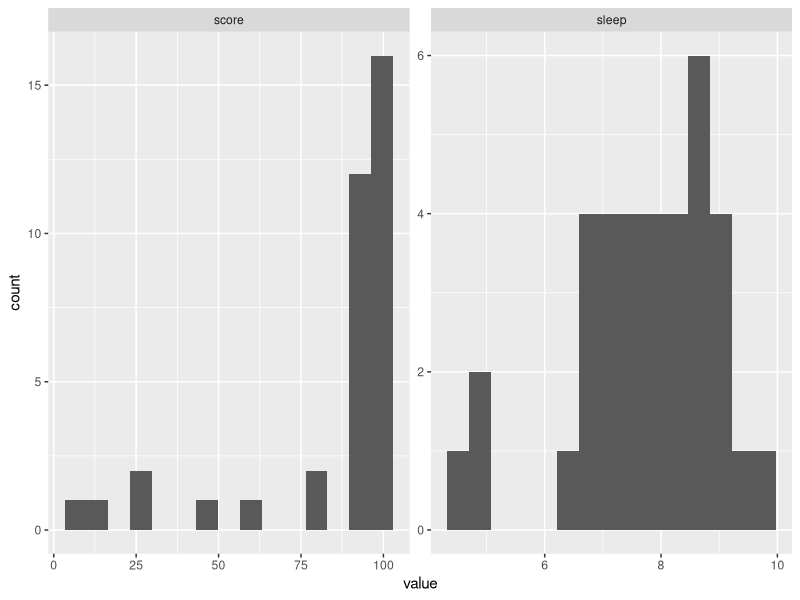
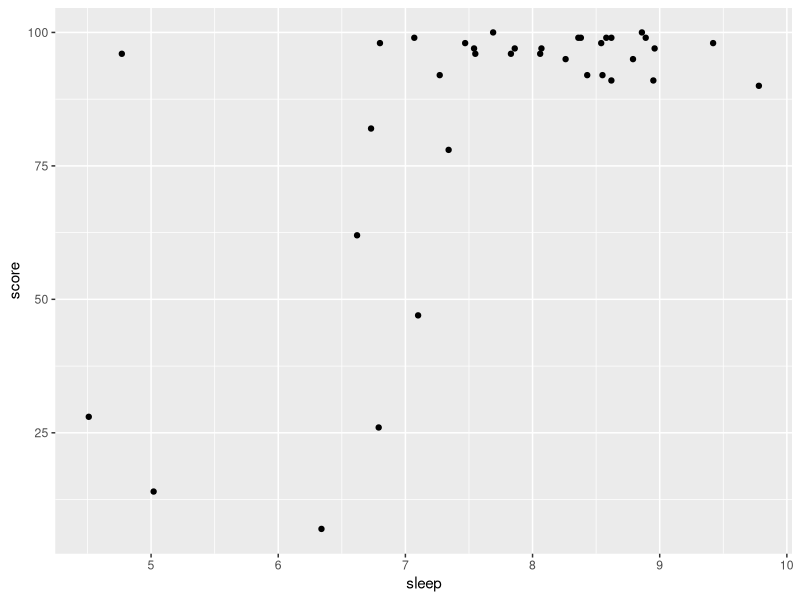

Recreate these plots in R, in order.
## ---- chunk 1
library(tidyverse)
## ---- chunk 2
scores <- read_csv('lab9t.csv')
scores
## ---- chunk 3
scores2 <- scores %>% pivot_longer(1:2, names_to='variable', values_to='value')
ggplot(scores2, aes(x=value)) + geom_histogram(bins=15) + facet_wrap(~variable, scales='free')
## ---- chunk 4
ggplot(data=scores, aes(x=sleep, y=score)) + geom_point()
## ---- chunk 5
cor(scores$sleep, scores$score)
## ---- chunk 6
cor.test(scores$sleep, scores$score)
